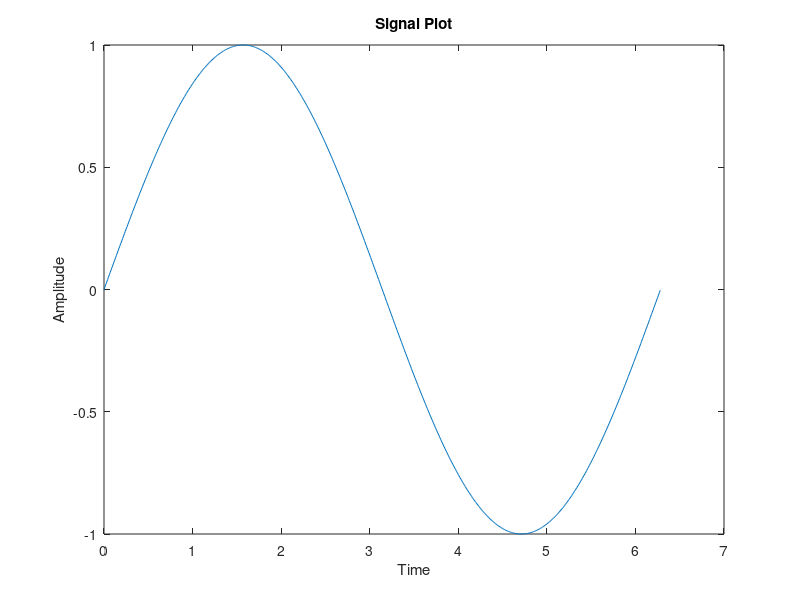

Here is the MATLAB script that generated this plot:
function plot_signal()
    t = 0:0.01:2*pi;
    signal = sin(t);
    
    plot(t, signal);
    title('Signal Plot');
    xlabel('Time');
    ylabel('Amplitude');
end
